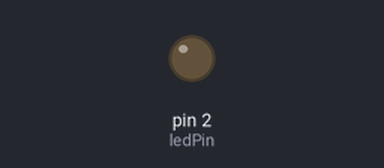
Simulated run of this sketch. Board: Arduino Uno, built with avr-gcc and run on an emulated ATmega328P. On the bench: output pins drawn as LEDs (lit = HIGH).

Above: at 1.7 s.
At 13.4 s:
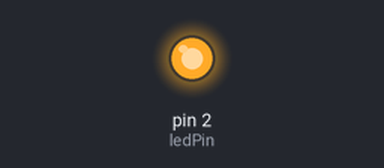
Timing chart, 0 to 13.9 s (numbered marks = the images above):
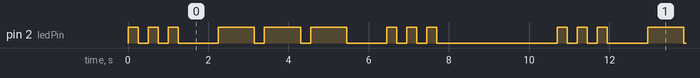

Measured:
- by itself, pin 2 (ledPin): repeats every 10.7 s: 2 × (LOW 0.25 s, HIGH 0.25 s), LOW 1.0 s, 2 × (HIGH 0.90 s, LOW 0.25 s), HIGH 0.90 s, LOW 1.0 s, 2 × (HIGH 0.25 s, LOW 0.25 s), HIGH 0.25 s, LOW 3.0 s, HIGH 0.25 s
- by itself, everything shown: repeats every 10.7 s, in 18 steps

The sketch:

sketch_may11d.ino
```cpp
const int ledPin = 2;

// 时间：短闪、长闪、间隔
const unsigned long DOT    = 250;
const unsigned long DASH   = 900;
const unsigned long GAP    = 250;
const unsigned long LETTER_GAP = 1000;
const unsigned long LOOP_GAP    = 3000;

unsigned long preTime = 0;
int step = 0;

// 一共 18步：S(6步) + O(6步) + S(6步)
#define MAX_STEP 18

void setup() {
  pinMode(ledPin, OUTPUT);
}

void loop() {
  unsigned long now = millis();

  if(now - preTime >= getTime(step)){
    preTime = now;
    step++;
    if(step >= MAX_STEP) step = 0;
  }

  digitalWrite(ledPin, isLight(step));
}

// 第几步要不要亮灯
bool isLight(int s){
  // 第一组S 三短
  if(s==0 || s==2 || s==4) return true;
  // 中间O 三长
  if(s==6 || s==8 || s==10) return true;
  // 最后S 三短
  if(s==12 || s==14 || s==16) return true;

  return false;
}

// 每一步的时间
unsigned long getTime(int s){
  // S 短亮
  if(s==0 || s==2 || s==4) return DOT;
  // O 长亮
  if(s==6 || s==8 || s==10) return DASH;
  // 最后S 短亮
  if(s==12 || s==14 || s==16) return DOT;

  // 字母之间大间隔
  if(s==5 || s==11) return LETTER_GAP;
  // 整套结束大停顿
  if(s==17) return LOOP_GAP;

  // 普通熄灭间隔
  return GAP;
}
```
